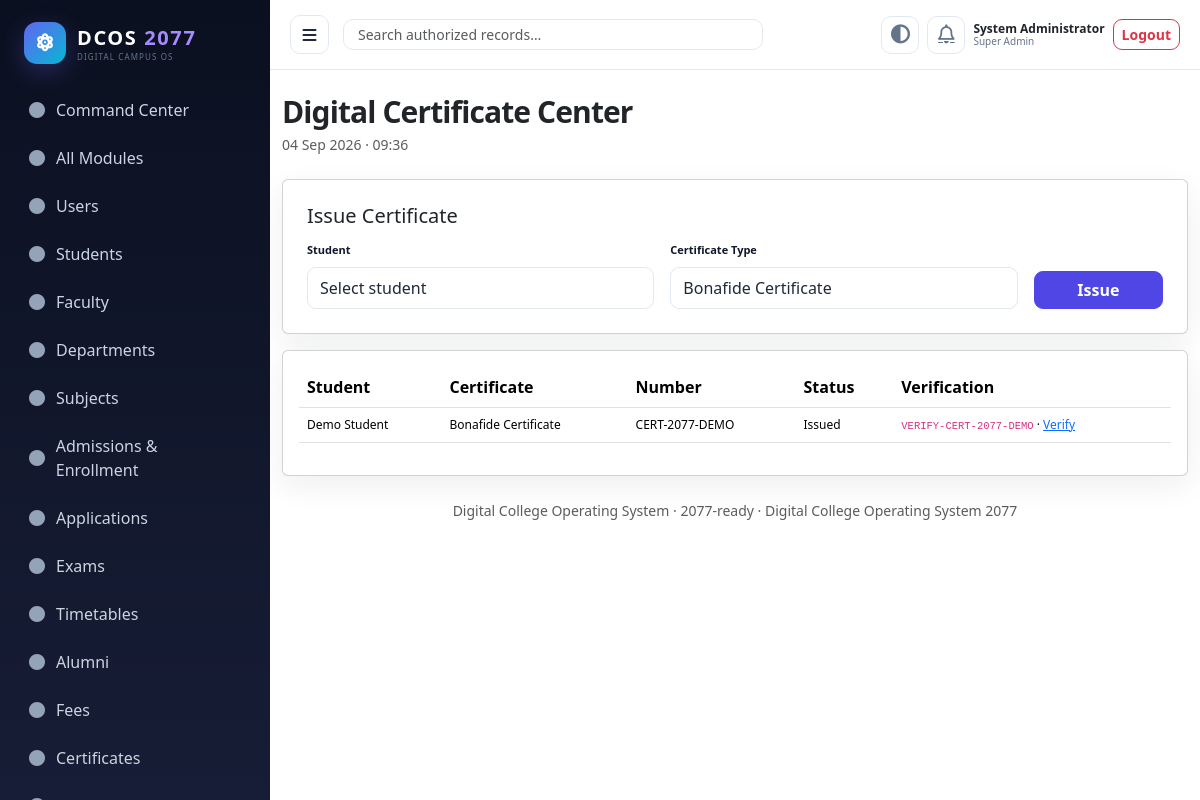
Screenshot of /admin/certificates.php (signed in) with the database file from the repository.
### tables this page shows
CREATE TABLE certificates(id INT AUTO_INCREMENT PRIMARY KEY,student_id INT,type VARCHAR(80),certificate_no VARCHAR(100) UNIQUE,issue_date DATE,status VARCHAR(30) DEFAULT 'Issued',issuer_user_id INT,file_path VARCHAR(255),created_at TIMESTAMP DEFAULT CURRENT_TIMESTAMP,FOREIGN KEY(student_id) REFERENCES students(id));

CREATE TABLE users(id INT AUTO_INCREMENT PRIMARY KEY,role_id INT NOT NULL,name VARCHAR(150) NOT NULL,email VARCHAR(190) UNIQUE NOT NULL,password_hash VARCHAR(255) NOT NULL,status ENUM('active','inactive','suspended') DEFAULT 'active',profile_photo VARCHAR(255),last_login_at DATETIME NULL,created_at TIMESTAMP DEFAULT CURRENT_TIMESTAMP,updated_at TIMESTAMP DEFAULT CURRENT_TIMESTAMP ON UPDATE CURRENT_TIMESTAMP,FOREIGN KEY(role_id) REFERENCES roles(id));

CREATE TABLE certificate_verifications(id BIGINT AUTO_INCREMENT PRIMARY KEY,certificate_id INT,verification_code VARCHAR(120) UNIQUE,verified_count INT DEFAULT 0,last_verified_at DATETIME,FOREIGN KEY(certificate_id) REFERENCES certificates(id) ON DELETE CASCADE);

### config/database.php (called while the page is built)
<?php
function db(): PDO {
    static $pdo=null; if ($pdo) return $pdo;
    $host=getenv('CMS_DB_HOST') ?: '127.0.0.1'; $name=getenv('CMS_DB_NAME') ?: 'college_management';
    $user=getenv('CMS_DB_USER') ?: 'root'; $pass=getenv('CMS_DB_PASS') ?: '';
    $dsn="mysql:host={$host};dbname={$name};charset=utf8mb4";
    $pdo=new PDO($dsn,$user,$pass,[PDO::ATTR_ERRMODE=>PDO::ERRMODE_EXCEPTION,PDO::ATTR_DEFAULT_FETCH_MODE=>PDO::FETCH_ASSOC,PDO::ATTR_EMULATE_PREPARES=>false]);
    return $pdo;
}

### helpers/security.php (called while the page is built, shortened)
<?php
function e($v){return htmlspecialchars((string)$v,ENT_QUOTES,'UTF-8');}

### admin/certificates.php (the view, shortened to what this page needs)
<?php
$allowedTypes=['Bonafide Certificate','Character Certificate','Course Completion','Achievement','Participation','Internship'];
$students=db()->query('SELECT s.id,u.name,s.enrollment_no FROM students s JOIN users u ON u.id=s.user_id ORDER BY u.name')->fetchAll();
$rows=db()->query('SELECT c.*,u.name student_name,v.verification_code FROM certificates c JOIN students s ON s.id=c.student_id JOIN users u ON u.id=s.user_id LEFT JOIN certificate_verifications v ON v.certificate_id=c.id ORDER BY c.id DESC')->fetchAll();
?>
<div class='card p-4 mb-3'>
    <h5>Issue Certificate</h5>
    <?php if(!$students): ?>
        <div class='alert alert-warning mb-0'>No students are available. Create a student first.</div>
    <?php else: ?>
    <form method='post' class='row g-3'>
        <div class='col-md-5'>
            <label class='form-label'>Student</label>
            <select name='student_id' class='form-select' required>
                <option value=''>Select student</option>
            </select>
        </div>
        <div class='col-md-5'>
            <label class='form-label'>Certificate Type</label>
            <select name='type' class='form-select' required>
                <?php foreach($allowedTypes as $t): ?><option><?=e($t)?></option><?php endforeach; ?>
            </select>
        </div>
        <div class='col-md-2 d-flex align-items-end'>
            <button class='btn btn-primary w-100'>Issue</button>
        </div>
    </form>
    <?php endif; ?>
</div>
<div class='card p-3 table-responsive'>
    <table class='table'>
        <tr><th>Student</th><th>Certificate</th><th>Number</th><th>Status</th><th>Verification</th></tr>
        <?php foreach($rows as $r): ?>
        <tr>
            <td><?=e($r['student_name'])?></td>
            <td><?=e($r['type'])?></td>
            <td><?=e($r['certificate_no'])?></td>
            <td><?=e($r['status'])?></td>
            <td><code><?=e($r['verification_code']??'')?></code> · <a target='_blank' href='../public/verification.php?code=<?=urlencode($r['verification_code']??'')?>'>Verify</a></td>
        </tr>
        <?php endforeach; ?>
    </table>
</div>

### assets/css/app.css (style rules this page uses)
:root { --primary:#4f46e5;--primary2:#6366f1;--secondary:#0ea5e9;--success:#10b981;--warning:#f59e0b;--danger:#ef4444;--info:#06b6d4;--bg:#f8fafc;--panel:#fff;--ink:#1e293b;--muted:#64748b;--line:#e2e8f0;--dark:#0f172a;--sidebar:#0b1020;--sidebar2:#171d36;--radius:14px;--shadow:0 10px 30px rgba(15,23,42,.07);--shadow-lg:0 24px 70px rgba(15,23,42,.15) }
* { box-sizing:border-box }
html { scroll-behavior:smooth }
body { margin:0;background:var(--bg);color:var(--ink);font-family:Inter,ui-sans-serif,system-ui,-apple-system,BlinkMacSystemFont,"Segoe UI",Roboto,Arial,sans-serif;font-size:14px;line-height:1.55 }
a { color:inherit;text-decoration:none }
button,input,select,textarea { font:inherit }
.card { border:1px solid var(--line);box-shadow:var(--shadow);border-radius:var(--radius);background:var(--panel) }
.table tbody td { font-size:12px;vertical-align:middle }
.btn { border-radius:9px!important;font-weight:600!important }
.btn-primary { background:var(--primary)!important;border-color:var(--primary)!important }
.form-control,.form-select { border:1px solid var(--line)!important;border-radius:9px!important;background:var(--panel)!important;color:var(--ink)!important;min-height:42px }
.form-label { font-size:11px;font-weight:700;color:var(--dark);margin-bottom:6px }

### rows the page displays
certificates: users.name "Demo Student", type "Bonafide Certificate", certificate_no "CERT-2077-DEMO", status "Issued", certificate_verifications.verification_code "VERIFY-CERT-2077-DEMO"

### other values shown
$label "Command Center"
$label "All Modules"
$label "Users"
$label "Students"
$label "Faculty"
$label "Departments"
$label "Subjects"
$label "Admissions & Enrollment"
$label "Applications"
$label "Exams"
$label "Timetables"
$label "Alumni"
$label "Fees"
$label "Certificates"
$u['name'] "System Administrator"
